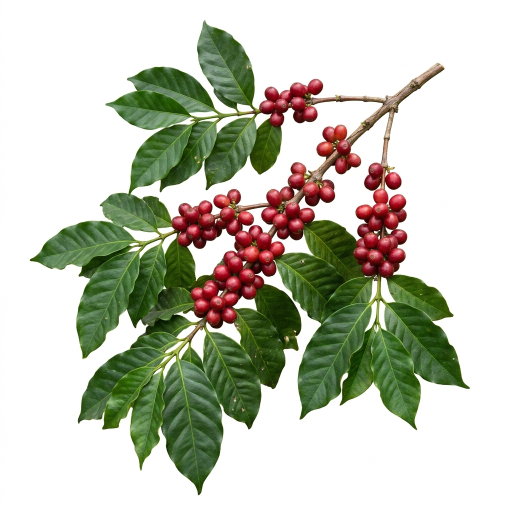
#> input picture faceless-shorts/media/projects/vox-1-coffee/layers/branch-raw.png, 1024 x 1024 px (shown at 1/2 size); its folder holds only this picture in this run
$ python -i portrait.py   (imports and definitions only)
#> lines starting #> are read from the running program, lines starting #| are printed output that depends on the picture
### app/config.py
"""Cấu hình toàn cục: đường dẫn, khoá API, ngưỡng cắt mặc định."""

from __future__ import annotations

import os
import shutil
import subprocess
from dataclasses import dataclass, field
from pathlib import Path

from dotenv import load_dotenv

ROOT = Path(__file__).resolve().parent.parent
load_dotenv(ROOT / ".env")

# --- Thư mục làm việc -------------------------------------------------------
DATA_DIR = Path(os.getenv("DATA_DIR") or ROOT / "data")
UPLOAD_DIR = DATA_DIR / "uploads"
JOB_DIR = DATA_DIR / "jobs"
BROLL_CACHE_DIR = DATA_DIR / "broll_cache"
MUSIC_DIR = Path(os.getenv("MUSIC_DIR") or DATA_DIR / "music")

for _d in (UPLOAD_DIR, JOB_DIR, BROLL_CACHE_DIR, MUSIC_DIR):
    _d.mkdir(parents=True, exist_ok=True)

# --- Khoá API ---------------------------------------------------------------
ANTHROPIC_API_KEY = (os.getenv("ANTHROPIC_API_KEY") or "").strip()
PEXELS_API_KEY = (os.getenv("PEXELS_API_KEY") or "").strip()
PIXABAY_API_KEY = (os.getenv("PIXABAY_API_KEY") or "").strip()

ANALYSIS_MODEL = os.getenv("ANALYSIS_MODEL", "claude-opus-5").strip()

# --- Google Gemini (dùng cho phần tạo video từ ảnh) -------------------------
GEMINI_API_KEY = (os.getenv("GEMINI_API_KEY") or os.getenv("GOOGLE_API_KEY") or "").strip()
GEMINI_TEXT_MODEL = os.getenv("GEMINI_TEXT_MODEL", "gemini-2.5-flash").strip()
GEMINI_TTS_MODEL = os.getenv("GEMINI_TTS_MODEL", "gemini-2.5-flash-preview-tts").strip()
GEMINI_IMAGE_MODEL = os.getenv("GEMINI_IMAGE_MODEL", "gemini-2.5-flash-image").strip()
GEMINI_VEO_MODEL = os.getenv("GEMINI_VEO_MODEL", "veo-3.1-generate-preview").strip()

# --- Engine nhép môi --------------------------------------------------------
# auto | latentsync | sadtalker | wav2lip | veo | still
LIPSYNC_ENGINE = os.getenv("LIPSYNC_ENGINE", "auto").strip().lower()
# Thư mục chứa repo lip-sync đã clone (xem setup_lipsync.sh)
LIPSYNC_HOME = Path(os.getenv("LIPSYNC_HOME") or ROOT / "vendor")
LIPSYNC_PYTHON = os.getenv("LIPSYNC_PYTHON", "").strip()  # để trống -> dùng python hiện tại
LIPSYNC_TIMEOUT = int(os.getenv("LIPSYNC_TIMEOUT", "1800"))

# --- Thẻ đồ hoạ B-roll (motion graphics) ------------------------------------
# auto | hyperframes | remotion | off
MOTION_ENGINE = os.getenv("MOTION_ENGINE", "auto").strip().lower()
MOTION_HOME = Path(os.getenv("MOTION_HOME") or Path(__file__).resolve().parent / "motion")
MOTION_TIMEOUT = int(os.getenv("MOTION_TIMEOUT", "900"))
NPX_BIN = os.getenv("NPX_BIN", "npx").strip()
# Remotion tự tải Chromium riêng. Máy có tường lửa/proxy chặn thì trỏ tay vào
# một bản chrome-headless-shell có sẵn.
REMOTION_BROWSER = os.getenv("REMOTION_BROWSER", "").strip()

# --- Whisper ----------------------------------------------------------------
WHISPER_MODEL = os.getenv("WHISPER_MODEL", "large-v3").strip()
WHISPER_DEVICE = os.getenv("WHISPER_DEVICE", "auto").strip()
WHISPER_COMPUTE_TYPE = os.getenv("WHISPER_COMPUTE_TYPE", "auto").strip()

# --- Render -----------------------------------------------------------------
USE_NVENC = os.getenv("USE_NVENC", "1").strip() not in ("0", "false", "False", "")
# Tránh mọi cổng hay bị chiếm trên máy người làm video/AI:
#   8000 Django · 5000 Flask · 3000 Node · 8080 proxy
#   7860 Gradio · 8188 ComfyUI · 8765 Avrothix và nhiều WebUI khác
# 8419 không trùng dịch vụ phổ biến nào. Dù sao bị chiếm thì run.py cũng tự
# nhảy sang cổng trống khác và báo rõ.
PORT = int(os.getenv("PORT", "8419"))

FFMPEG = os.getenv("FFMPEG_BIN", "ffmpeg")
FFPROBE = os.getenv("FFPROBE_BIN", "ffprobe")


def has_claude() -> bool:
    return bool(ANTHROPIC_API_KEY)


def has_stock() -> bool:
    return bool(PEXELS_API_KEY or PIXABAY_API_KEY)


def has_gemini() -> bool:
    return bool(GEMINI_API_KEY)


def ffmpeg_available() -> bool:
    return shutil.which(FFMPEG) is not None and shutil.which(FFPROBE) is not None


_NVENC_CACHE: bool | None = None


# [31 lines left out: function nvenc_available, not called in this run]


# --- Tham số cắt mặc định ---------------------------------------------------


@dataclass
class CutSettings:
    """Tham số điều khiển việc cắt. Frontend gửi lên để ghi đè."""

    # Im lặng
    detect_silence: bool = True
    silence_db: float = -32.0          # ngưỡng âm lượng coi là im lặng (dBFS)
    silence_min_dur: float = 0.60      # im lặng dài hơn ngần này mới xét cắt
    silence_keep_pad: float = 0.12     # chừa lại mỗi đầu bao nhiêu giây cho tự nhiên

    # Từ đệm
    detect_fillers: bool = True
    filler_pad: float = 0.04           # nới biên mỗi đầu khi cắt từ đệm
    extra_fillers: list[str] = field(default_factory=list)

    # Vấp / nói lại
    detect_badtakes: bool = True
    badtake_similarity: float = 0.82   # độ giống nhau để coi là nói lại
    badtake_window: float = 25.0       # chỉ so các câu cách nhau dưới ngần này giây

    # Lạc đề (chỉ chạy khi có ANTHROPIC_API_KEY)
    detect_offtopic: bool = False

    # Chung
    min_cut_len: float = 0.20          # đoạn cắt ngắn hơn ngần này thì bỏ qua
    min_keep_len: float = 0.30         # đoạn giữ lại ngắn hơn ngần này thì gộp/bỏ

    # [8 lines left out: function from_dict, not called in this run]


@dataclass
class BrollSettings:
    enabled: bool = True
    max_clips: int = 8                 # tối đa bao nhiêu đoạn B-roll cho cả video
    min_gap: float = 12.0              # 2 đoạn B-roll phải cách nhau ít nhất ngần này
    clip_len: float = 4.0              # độ dài mỗi đoạn B-roll (giây)
    candidates_per_slot: int = 6       # số clip stock tải về để AI chấm điểm

    # [8 lines left out: function from_dict, not called in this run]


@dataclass
class AvatarSettings:
    """Tham số cho phần tạo video người nói từ ảnh."""

    # Kịch bản
    rewrite_script: bool = True        # để Gemini biên tập lại nội dung cho dễ nói
    language: str = "vi"
    style: str = "than_thien"          # than_thien | chuyen_nghiep | nang_dong | tam_su
    max_seconds: float = 90.0          # độ dài mong muốn của video

    # Giọng đọc (tên voice của Gemini TTS)
    voice_a: str = "Charon"
    voice_b: str = "Kore"
    speaking_rate: str = "vua phai"    # mô tả bằng lời, đưa vào prompt TTS
    segment_gap: float = 0.18          # khoảng nghỉ giữa hai câu (giây)

    # Hình
    engine: str = "auto"               # auto | latentsync | sadtalker | wav2lip | veo | still
    background: str = "blur"           # blur | solid | gemini
    background_color: str = "#101014"

    # Phụ đề
    subtitles: bool = True
    subtitle_size: int = 15            # % chiều cao khung -> cỡ chữ
    subtitle_max_chars: int = 28       # video dọc nên để dòng ngắn

    # Thẻ đồ hoạ B-roll
    motion: bool = True
    motion_engine: str = "auto"        # auto | hyperframes | remotion | off
    motion_max_cards: int = 4

    # Nhạc nền
    music: bool = True
    music_file: str = ""               # để trống -> tự chọn theo tâm trạng
    music_gain_db: float = -22.0       # âm lượng nhạc so với giọng nói
    music_duck: bool = True            # tự hạ nhạc khi có tiếng nói

    # [8 lines left out: function from_dict, not called in this run]


@dataclass
class RenderSettings:
    vertical: bool = True              # xuất 9:16 cho TikTok/Reels
    keep_original_ratio: bool = False  # xuất thêm bản tỉ lệ gốc
    burn_subtitles: bool = False       # nướng phụ đề lên video
    export_srt: bool = True            # xuất file .srt riêng
    target_height: int = 1920          # 1920 -> 1080x1920
    crf: int = 20
    audio_bitrate: str = "192k"

    # [8 lines left out: function from_dict, not called in this run]

### app/avatar/portrait.py
"""Biến ảnh người dùng tải lên thành khung hình dọc 1080x1920 để nhép môi.

Việc cần làm khá cụ thể: ảnh chụp thường là ngang hoặc vuông, mặt nằm lung tung.
Model nhép môi lại muốn mặt to, rõ, nằm giữa khung. Còn video TikTok thì muốn mặt
nằm ở khoảng 1/3 trên để chừa chỗ dưới cho phụ đề.

Nên ở đây: dò mặt -> crop quanh mặt theo tỉ lệ 9:16 -> nếu ảnh không đủ rộng thì
lấp phần thiếu bằng chính ảnh đó phóng to + làm mờ (nhìn tự nhiên hơn viền đen).
"""

from __future__ import annotations

import logging
from pathlib import Path

from app.config import AvatarSettings

log = logging.getLogger(__name__)

OUT_W, OUT_H = 1080, 1920

# Mặt nên chiếm khoảng ngần này chiều cao khung, và tâm mặt nằm ở đâu theo chiều dọc.
FACE_HEIGHT_RATIO = 0.26
FACE_CENTER_Y = 0.34


class PortraitError(RuntimeError):
    pass


def _load_cv2():
    try:
        import cv2  # noqa: PLC0415

        return cv2
    except Exception as exc:  # noqa: BLE001
        raise PortraitError(
            "Không nạp được OpenCV. Chạy: pip install 'opencv-python-headless<5'"
        ) from exc


def detect_face(image_path: Path) -> tuple[int, int, int, int] | None:
    """Trả (x, y, w, h) của khuôn mặt to nhất, hoặc None nếu không thấy."""
    cv2 = _load_cv2()
    img = cv2.imread(str(image_path))
#> img is the input picture: shape (1024, 1024, 3); mean B, G, R 182.2, 197.5, 194.9
    if img is None:
        raise PortraitError(f"Không đọc được ảnh: {image_path.name}")

    try:
        cascade_dir = getattr(getattr(cv2, "data", None), "haarcascades", "")
        cascade = cv2.CascadeClassifier(cascade_dir + "haarcascade_frontalface_default.xml")
        if cascade.empty():
            raise RuntimeError("file cascade rỗng")
    except Exception as exc:  # noqa: BLE001
        log.warning("Không dùng được bộ dò mặt (%s) — canh khung theo giữa ảnh.", exc)
        return None

    gray = cv2.equalizeHist(cv2.cvtColor(img, cv2.COLOR_BGR2GRAY))
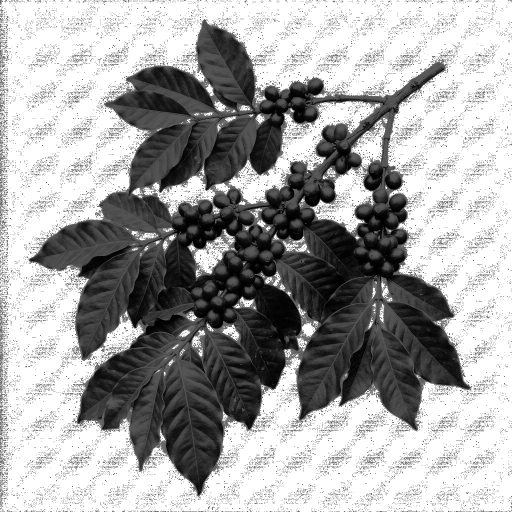
#> gray: shape (1024, 1024) (shown at 1/2 size); min 0, max 255, mean 165.5
    faces = cascade.detectMultiScale(gray, scaleFactor=1.1, minNeighbors=6, minSize=(60, 60))
#> faces = ()
    if len(faces) == 0:
        return None

    x, y, w, h = max(faces, key=lambda f: f[2] * f[3])
    return int(x), int(y), int(w), int(h)


# [124 lines left out: functions build_frame, _background, _hex_to_bgr, crop_face_square, not called in this run]

>>> result = detect_face('../../faceless-shorts/media/projects/vox-1-coffee/layers/branch-raw.png')

$ run again, on faceless-shorts/media/projects/vox-1-coffee/layers/branch.png
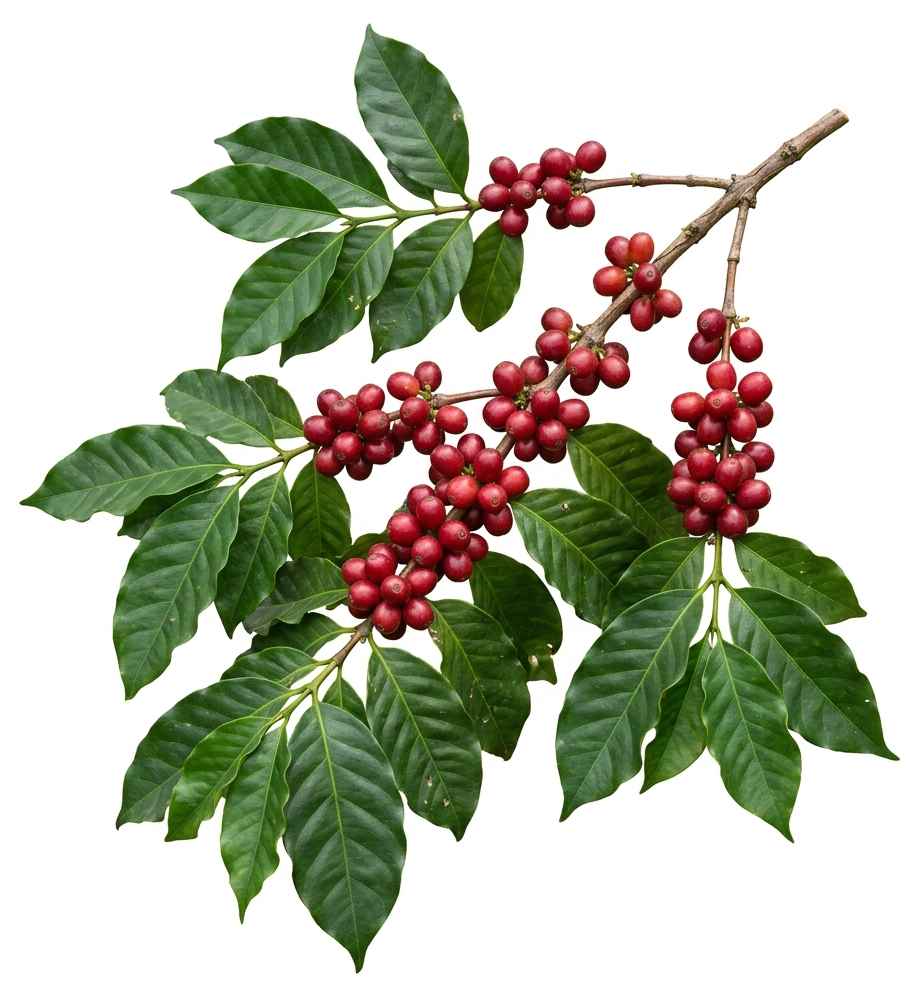
#> input picture faceless-shorts/media/projects/vox-1-coffee/layers/branch.png, 920 x 993 px
#> in detect_face, img is the input picture: shape (993, 920, 3); mean B, G, R 171.5, 189.1, 186
#> in detect_face, `gray = cv2.equalizeHist(cv2.cvtColor(img, cv2.COLOR_BGR2GRAY))`:
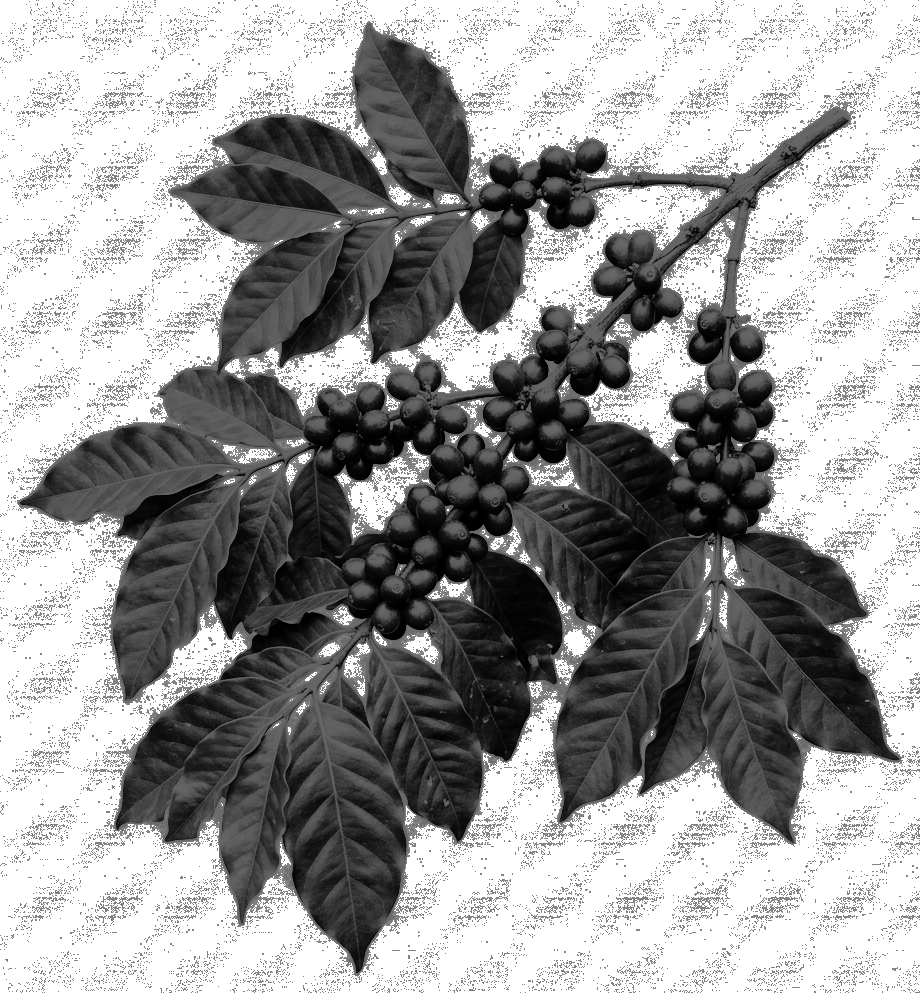
#> gray: shape (993, 920); min 0, max 255, mean 158.8
#> faces = [[459, 790, 118, 118]]
#> x = 459; y = 790; w = 118
#> result = (459, 790, 118, 118)

$ run again, on faceless-shorts/media/projects/vox-1-coffee/layers/cup-raw.png
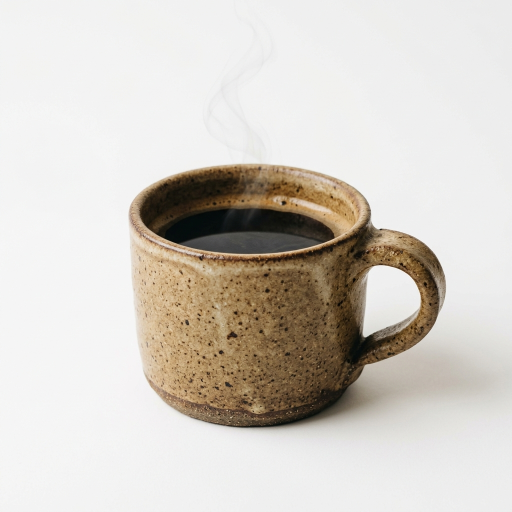
#> input picture faceless-shorts/media/projects/vox-1-coffee/layers/cup-raw.png, 1024 x 1024 px (shown at 1/2 size)
#> in detect_face, img is the input picture: shape (1024, 1024, 3); mean B, G, R 198.5, 205.8, 211.2
#> in detect_face, `gray = cv2.equalizeHist(cv2.cvtColor(img, cv2.COLOR_BGR2GRAY))`:
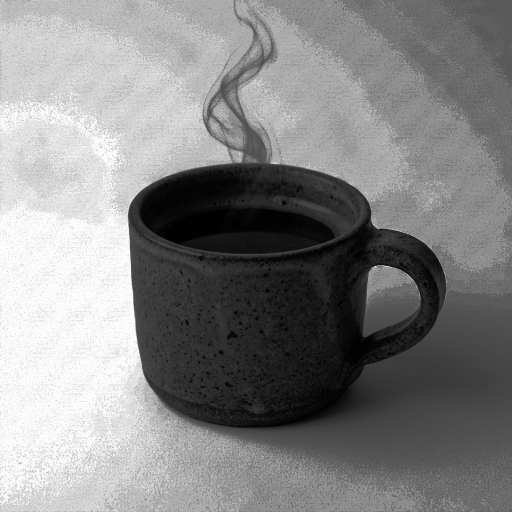
#> gray: shape (1024, 1024) (shown at 1/2 size); min 0, max 255, mean 133.4
#> faces = ()
